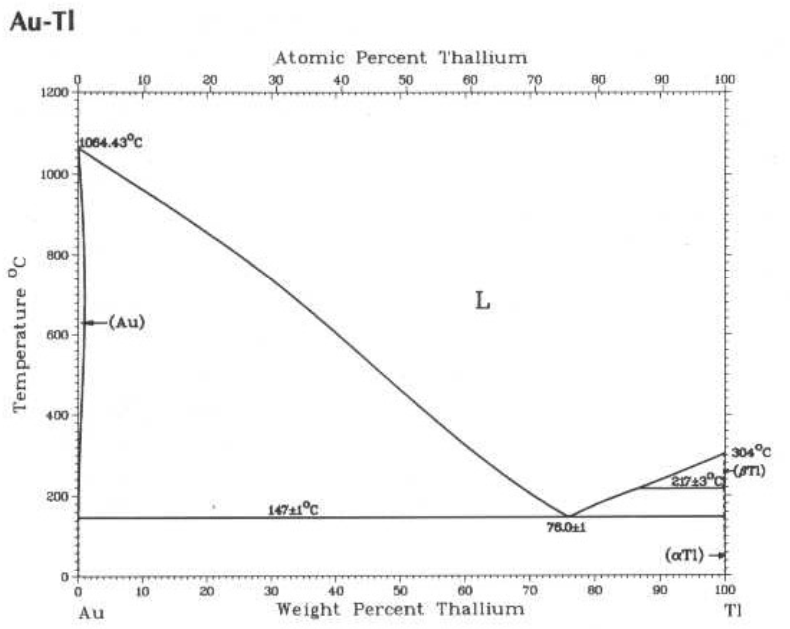
#> input picture mysite/pic_upload/Au-Tl_BtvZb0R.PNG, 790 x 629 px, given in place of Ag-Bi.PNG, which was not available
$ jupyter execute --allow-errors final_edge_detection_model.ipynb
#> lines starting #> are read from the running program, lines starting #| are printed output that depends on the picture; after the words box and inside, x2 and y2 are one past the last pixel; in counts of white or black regions, pixels touching at a corner belong together; pictures that were not available may be replaced by others from this repository, and a replacement may not be noted
[cell 1]
import numpy as np
import cv2 as cv
import pandas as pd
from matplotlib.pyplot import figure
from matplotlib import pyplot as plt

[cell 2]
from google.colab import files

uploaded = files.upload()
#> the answer given: Au-Tl_BtvZb0R.PNG

for fn in uploaded.keys():
  print('User uploaded file "{name}" with length {length} bytes'.format(
      name=fn, length=len(uploaded[fn])))

[cell 3]
input_img = 'Ag-Bi.PNG'

img2 = cv.imread(input_img,0)
#> img2 is the input picture: shape (629, 790); min 24, max 255, mean 248.4
img2 = cv.medianBlur(img2,3)
ret,th1 = cv.threshold(img2,250,265,cv.THRESH_BINARY)
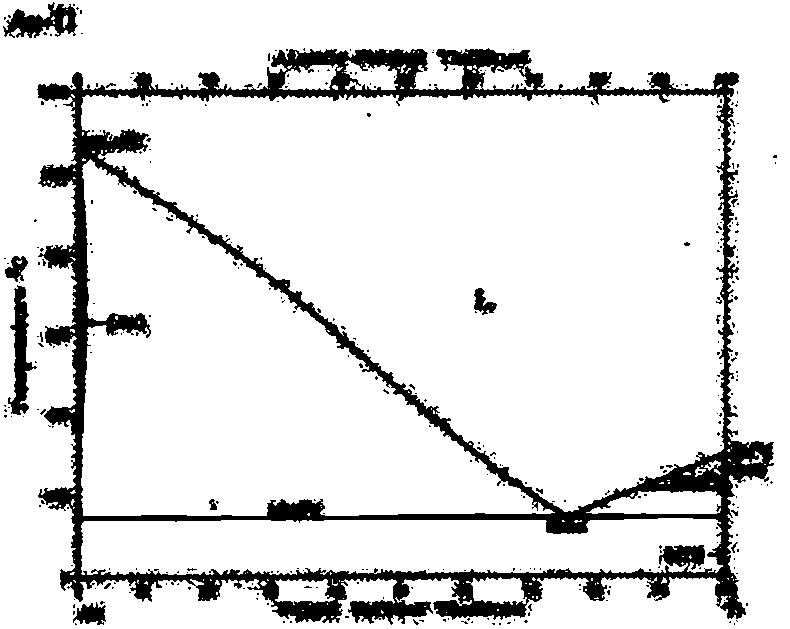
#> th1: shape (629, 790); 88.1% white; 341 black regions (325 under 20 px), largest, box (x1, y1, x2, y2) and area: (37, 48, 774, 625) 53314, (8, 285, 37, 415) 1603, (3, 2, 78, 38) 1371
th1 = cv.medianBlur(th1,3)
#> th1: shape (629, 790); 88.2% white; 143 black regions (132 under 20 px), largest, box (x1, y1, x2, y2) and area: (38, 49, 774, 624) 53799, (8, 286, 36, 415) 1606, (4, 3, 77, 38) 1366

th2 = cv.adaptiveThreshold(img2,255,cv.ADAPTIVE_THRESH_MEAN_C,\
            cv.THRESH_BINARY,11,2)
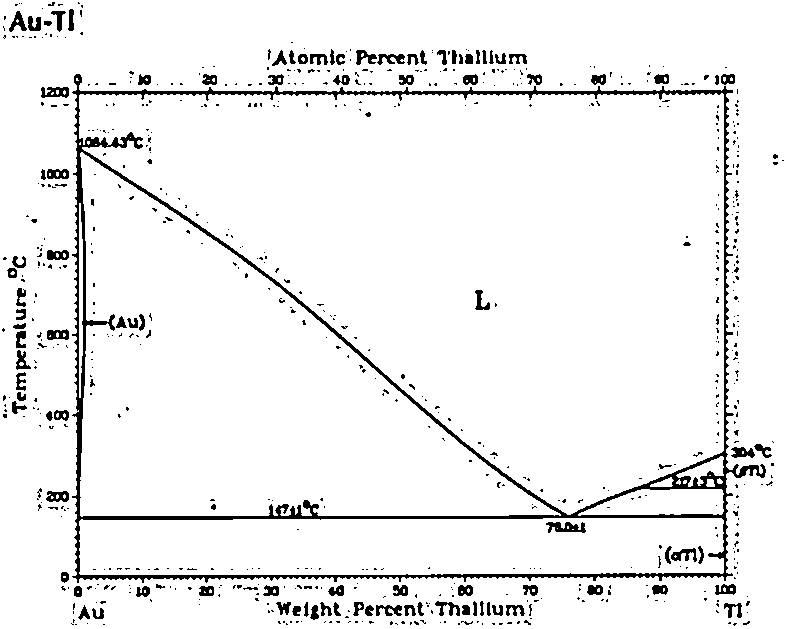
#> th2: shape (629, 790); 94.2% white; 723 black regions (611 under 20 px), largest, box (x1, y1, x2, y2) and area: (72, 74, 766, 583) 15685, (546, 522, 586, 533) 272, (41, 87, 69, 98) 212
th3 = cv.adaptiveThreshold(img2,255,cv.ADAPTIVE_THRESH_GAUSSIAN_C,\
            cv.THRESH_BINARY,11,2)
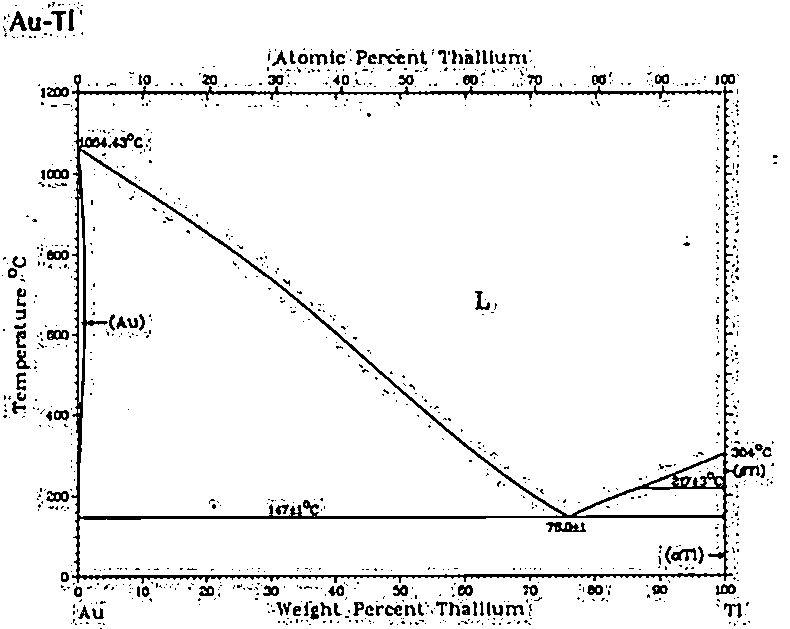
#> th3: shape (629, 790); 94.7% white; 1055 black regions (942 under 20 px), largest, box (x1, y1, x2, y2) and area: (71, 74, 760, 584) 13753, (546, 522, 586, 532) 250, (671, 548, 697, 561) 172
titles = ['Original Image', 'Global Thresholding (v = 127)',
            'Adaptive Mean Thresholding', 'Adaptive Gaussian Thresholding']
images = [img2, th1, th2, th3]

figure (figsize=(20,20))
for i in range(4):
    plt.subplot(2,2,i+1),plt.imshow(images[i],'gray')
    plt.title(titles[i])
    plt.xticks([]),plt.yticks([])
plt.show()

[cell 4]
img3 = cv.imread(input_img,0)
img3 = cv.medianBlur(img2,3)
ret,th1 = cv.threshold(img2,245,255,cv.THRESH_BINARY)
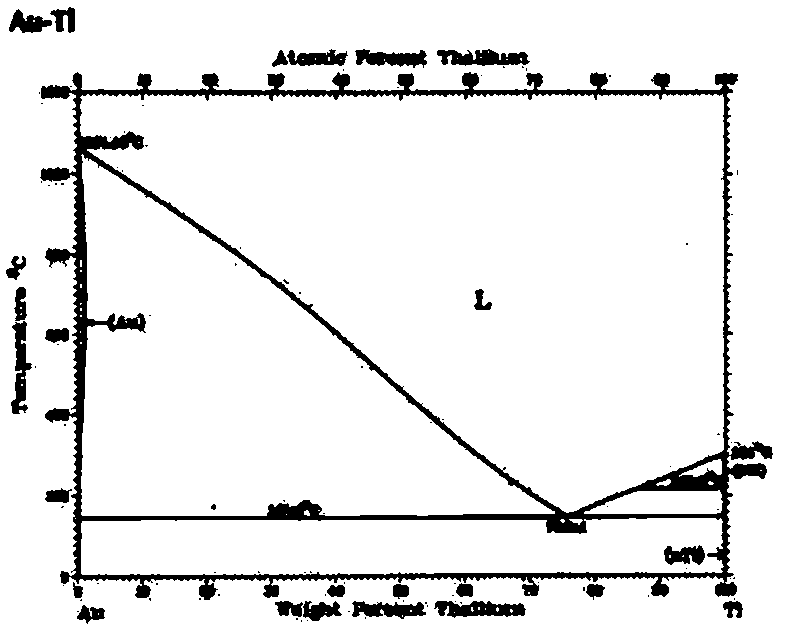
#> th1: shape (629, 790); 91.7% white; 101 black regions (75 under 20 px), largest, box (x1, y1, x2, y2) and area: (40, 72, 773, 600) 30363, (434, 601, 526, 618) 1044, (437, 49, 530, 66) 1031


num_labels, labels_im, stats_im, centroid_im  = cv.connectedComponentsWithStats(th1)
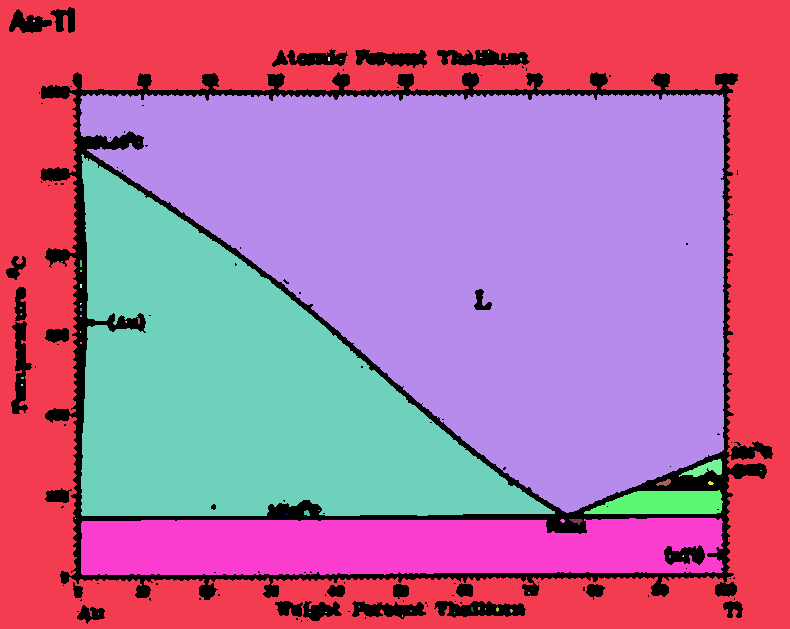
#> labels_im: shape (629, 790) int32; 57 distinct labels, from 0 to 56; one colour per label, 0 black
#> num_labels = 57; stats_im = 57 rows, first 6: [6, 7, 767, 617, 41114], [0, 0, 790, 629, 161219], [33, 20, 2, 2, 4], [488, 51, 1, 2, 2], [328, 57, 2, 4, 8], [480, 57, 2, 1, 2]; centroid_im = 57 pairs, first value 20.5 to 760.5, second value 20.5 to 615.5

def imshow_components(labels):
    # Map component labels to hue val
    label_hue = np.uint8(179*labels/np.max(labels))
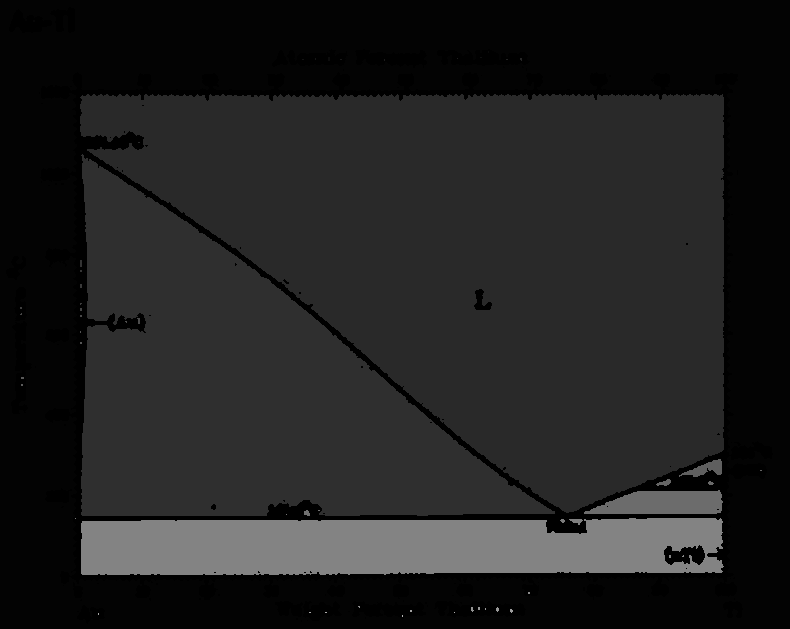
#> label_hue: shape (629, 790); min 0, max 179, mean 32.8
    blank_ch = 255*np.ones_like(label_hue)
    labeled_img = cv.merge([label_hue, blank_ch, blank_ch])
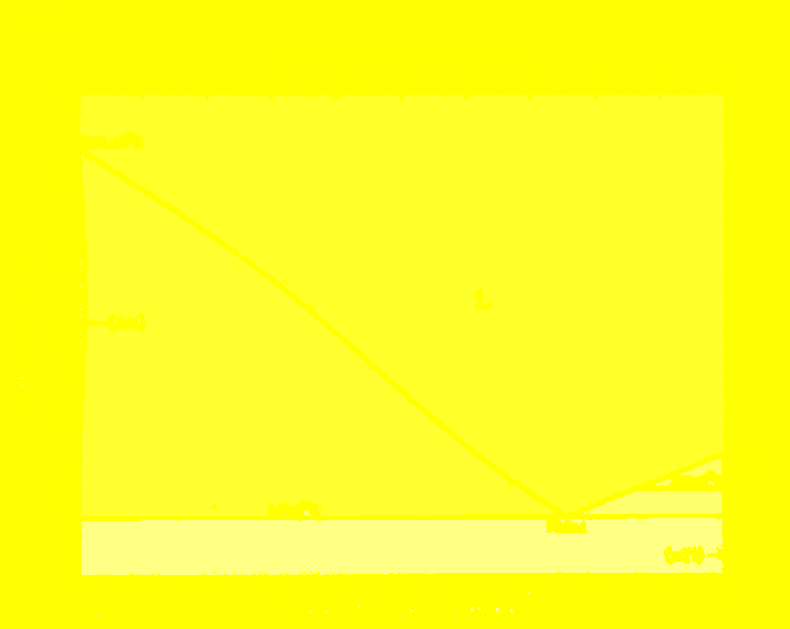
#> labeled_img: shape (629, 790, 3); mean of channels 0, 1, 2 32.8, 255, 255; drawn as B, G, R

    # cvt to BGR for display
    labeled_img = cv.cvtColor(labeled_img, cv.COLOR_HSV2BGR)
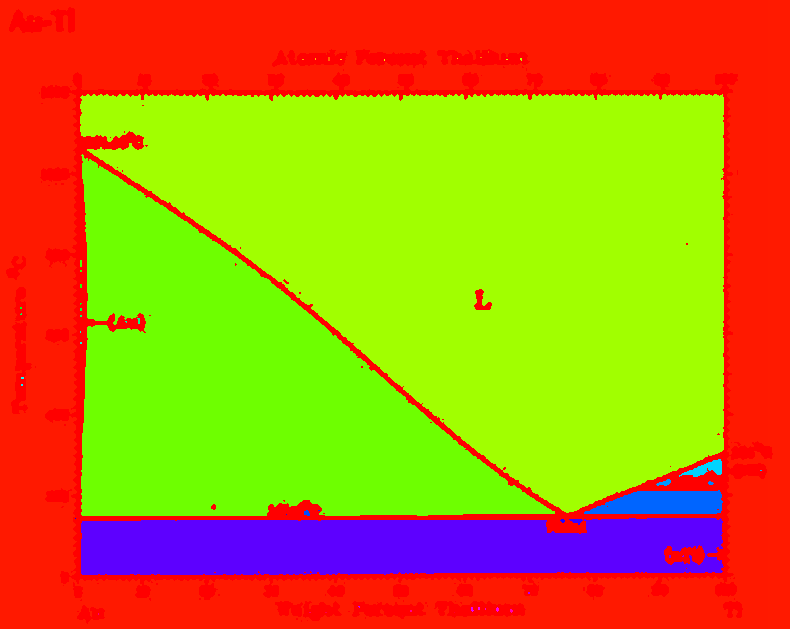
#> labeled_img: shape (629, 790, 3); mean B, G, R 18.8, 141.2, 184.8

    # set bg label to black
    labeled_img[label_hue==0] = 0
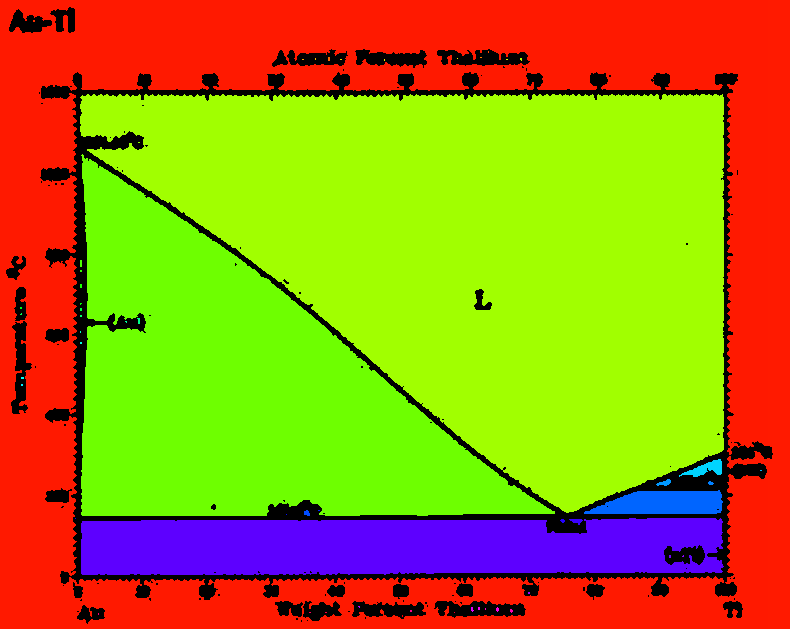
#> labeled_img: shape (629, 790, 3); 8.27% of pixels changed, all inside (x1, y1, x2, y2) = (6, 7, 773, 624)

    #cv.imshow('labeled.png', labeled_img)
    figure (figsize=(15,15))
    plt.subplot(121)
    plt.imshow(img2,cmap = 'gray')
    plt.title('th1 blurred threshold'), plt.xticks([]), plt.yticks([])

    figure (figsize=(15,15))
    plt.subplot(121)
    plt.imshow(th1,cmap = 'gray')
    plt.title('th1 blurred threshold'), plt.xticks([]), plt.yticks([])

    figure (figsize=(15,15))
    plt.subplot(122)
    plt.imshow(labeled_img,cmap = 'gray')
    plt.title('contours'), plt.xticks([]), plt.yticks([])

    cv.waitKey()


imshow_components(labels_im)

[cell 5]
#find out what region of the graph the input is in
def phase_finder(y,x):
#> called with y = 472, x = 49
  iter = 0
  phase = labels_im[y,x]
#> phase = 1
  #if there are less than 50 pixels for an area it is excluded and the input is moved to a nearby value, it no nearby value works an error message is spit out
  while stats_im[phase,4] < 50:
    x = x+1
    y = y+1
    iter = iter+1
    if iter > 10:
      print('there was an error with the location selected please try again')
      return()
#> this loop made 0 passes
#> after the loop, iter = 0; x = 49; y = 472
  return(phase)

[cell 6]
#placeholder until the program is linked to the input
input_x = 49
input_y = 472
input = [input_y,input_x]

phase = phase_finder(input_y, input_x)
#> phase = 1

[cell 7]
#finds the min and max values for the x and y of the area

#finding max and min values for y
y_distribution = (np.count_nonzero(labels_im == phase, axis=1))
#> y_distribution = 629 values, max 790 at index 0, min 95 at index 334, mean 256.3

#finding max and min values for x
x_distribution = (np.count_nonzero(labels_im == phase, axis=0))
#> x_distribution = 790 values, max 629 at index 0, min 84 at index 400, mean 204.1

#finds the min and max values in the x and y direction for the specific phase
ls_x = [i for i, e in enumerate(x_distribution) if e !=0]
#> ls_x = 790 values from 0 to 789
x_min = ls_x[0]
#> x_min = 0
#> (the rest of this cell did not finish here and is left out)
